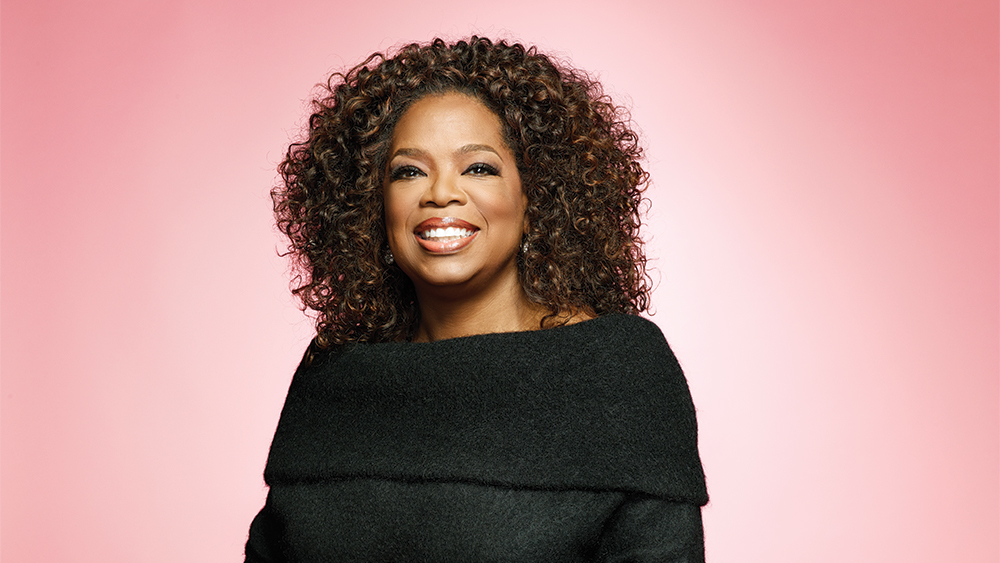
#> input picture Image Conversion/Image Blur/oprah.jpg, 1000 x 563 px
$ jupyter execute 'Image Blur.ipynb'
#> lines starting #> are read from the running program, lines starting #| are printed output that depends on the picture
[cell 1]
# Import libraties
import numpy as np
import cv2
import matplotlib.pyplot as plt

[cell 2]
# Function for plotting images
def plotImages (img):
    plt.imshow (img, cmap = "gray")
    plt.axis ("off")
    plt.style.use ("seaborn")
    plt.show()

[cell 3]
# Read image using OpenCV
# OpenCV reads images by default in BGR format
image = cv2.imread ("oprah.jpg")
#> image is the input picture: shape (563, 1000, 3); mean B, G, R 142, 143.3, 182.8

[cell 4]
# Converting BGR image into a RGB image
image = cv2.cvtColor (image, cv2.COLOR_BGR2RGB)

[cell 5]
# Plotting the original image
plotImages (image)

[cell 6]
face_detect = cv2.CascadeClassifier (cv2.data.haarcascades + "haarcascade_frontalface_alt.xml")
face_data = face_detect.detectMultiScale (image, 1.3, 5)
#> face_data = [[362, 104, 166, 166]]

[cell 7]
# Draw rectangle around the faces which is our region of interest (ROI)
for (x, y, w, h) in face_data:
    cv2.rectangle (image, (x,y), (x + w, y + h), (0, 225, 0), 2)
    roi = image [y : y + h, x : x + w]
    # Apply a gaussian blur over the rectangle area
    roi = cv2.GaussianBlur (roi, (23, 23), 30)
    # Impose the blurred image on original image to get the final image
    image [ y: y + roi.shape [0], x : x + roi.shape [1]] = roi
#> this loop made 1 pass
#> pass 1, `roi = image [y : y + h, x : x + w]`:
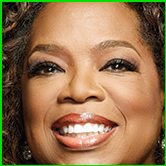
#> roi: shape (166, 166, 3); mean R, G, B 147.1, 115.3, 78.9
#> pass 1, `roi = cv2.GaussianBlur (roi, (23, 23), 30)`:
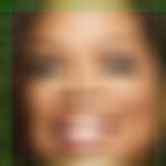
#> roi: shape (166, 166, 3); mean R, G, B 148.1, 113.6, 79.4
#> after the loop:
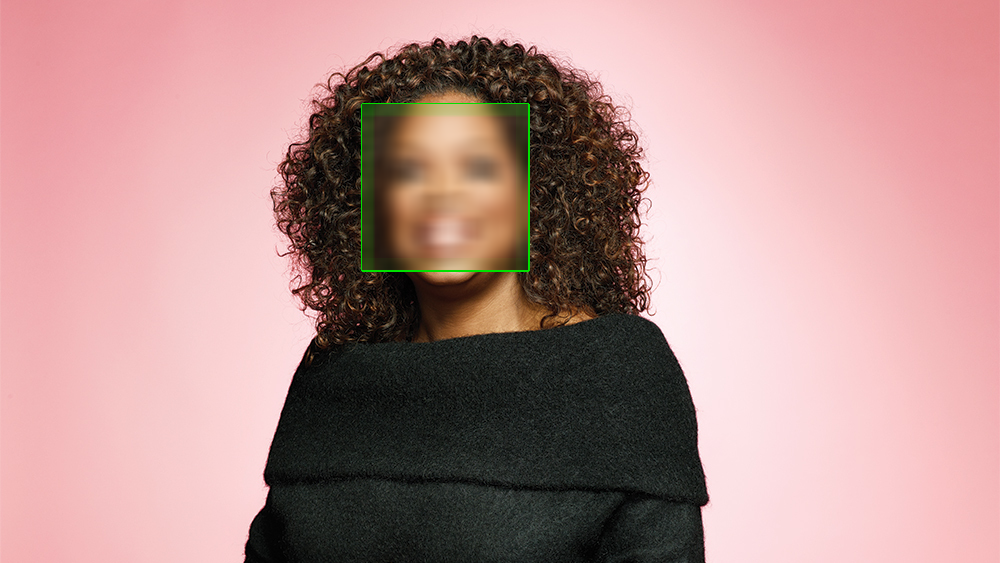
#> image: shape (563, 1000, 3); mean R, G, B 182.5, 143.8, 141.9
